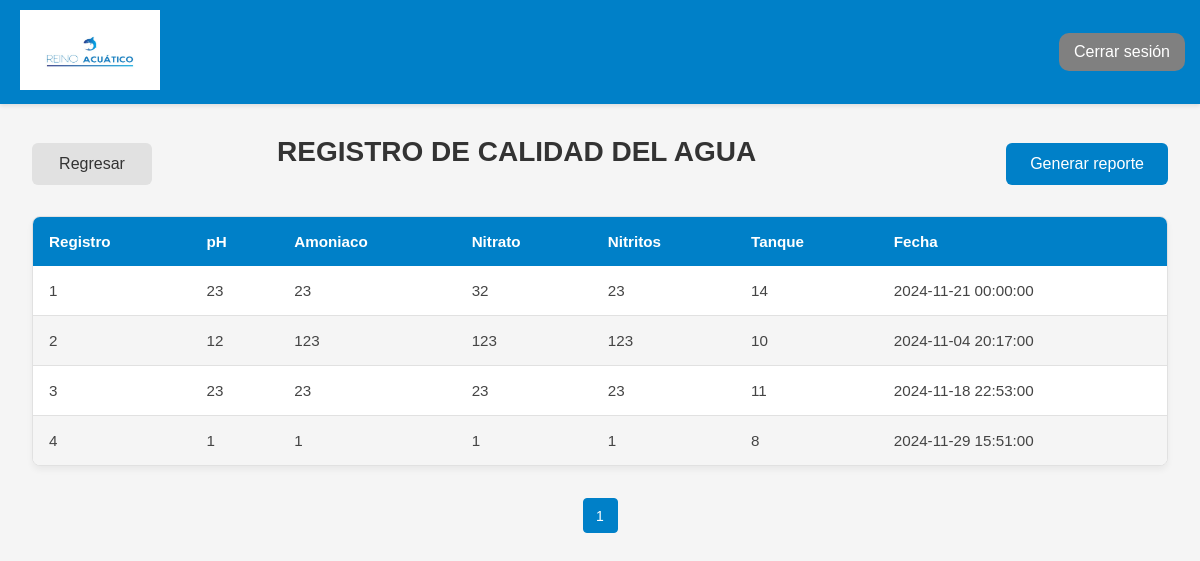
Before: /views/tabla_agua.php (signed in) with the older database file.
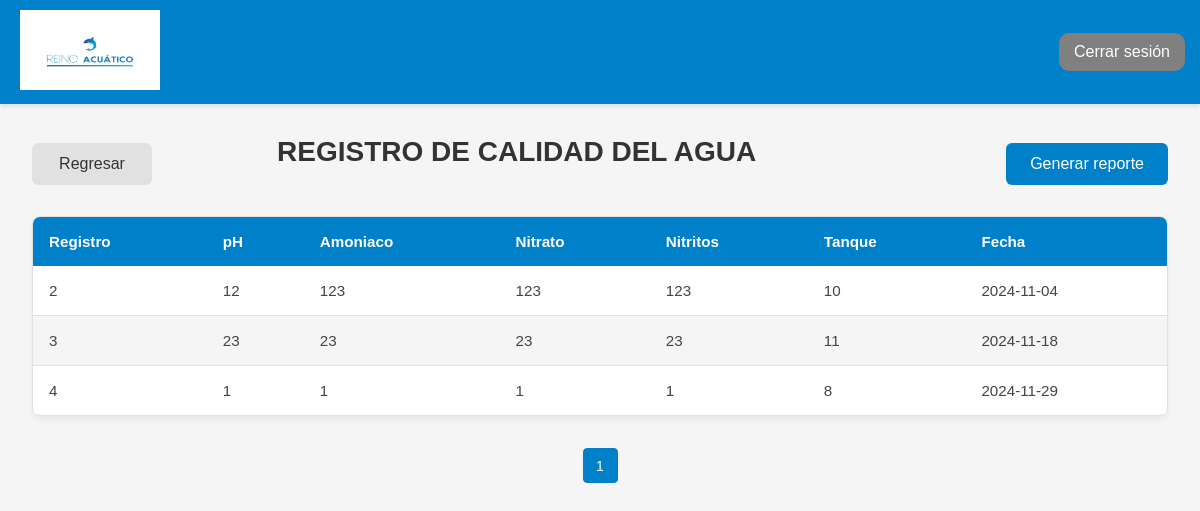
After: the same page with the newer database file.
### tables this page shows
CREATE TABLE `agua` (
  `pk_agua` smallint(6) NOT NULL,
  `ph` text NOT NULL,
  `amoniaco` text NOT NULL,
  `nitrato` text NOT NULL,
  `nitritos` text NOT NULL,
  `fk_tanque` smallint(6) NOT NULL,
  `fecha` date NOT NULL
);

### Class/clase_conexion.php (called while the page is built, shortened)
<?php
class Conexion {
    public static function conectar() {
        $servidor = "localhost";
        $usuario = "root";
        $contraseña = "";
        $nom_base_datos = "ges_acuario3";
        $conectar = new mysqli($servidor, $usuario, $contraseña, $nom_base_datos);
        return $conectar;
    }
}
?>

### views/tabla_agua.php (the view, shortened to what this page needs)
<?php
include_once '../functions/mostrar_agua.php';
$agua = new Agua();
$pagina = isset($_GET['pagina']) ? (int)$_GET['pagina'] : 1;
$porPagina = 30;
$resultado = $agua->obtener_calidad_agua_paginado($pagina, $porPagina);
?>
<!DOCTYPE html>
<html lang="es">
<head>
    <link rel="stylesheet" href="../Styles/tabla.css">
</head>
<body>
    <?php include("layout/header.php") ?>
    <div class="contenido">
        <div class="tabla">
            <div class="controles">
                <a onclick="window.location.href='panel.php'" type="button" class="btn">Regresar</a>
                <h2>REGISTRO DE CALIDAD DEL AGUA</h2><br>
                <div>
                    <a href="../fpdf/reporte_agua.php" target="_blank" class="generar-reporte">Generar reporte</a>
                </div>
            </div>
            <table>
                <thead>
                    <tr>
                        <th>Registro</th>
                        <th>pH</th>
                        <th>Amoniaco</th>
                        <th>Nitrato</th>
                        <th>Nitritos</th>
                        <th>Tanque</th>
                        <th>Fecha</th>
                    </tr>
                </thead>
                <tbody>
                <?php if (!empty($resultado['datos'])): ?>
                    <?php foreach ($resultado['datos'] as $calidad): ?>
                        <tr>
                            <td><?php echo htmlspecialchars($calidad['pk_agua']); ?></td>
                            <td><?php echo htmlspecialchars($calidad['ph']); ?></td>
                            <td><?php echo htmlspecialchars($calidad['amoniaco']); ?></td>
                            <td><?php echo htmlspecialchars($calidad['nitrato']); ?></td>
                            <td><?php echo htmlspecialchars($calidad['nitritos']); ?></td>
                            <td><?php echo htmlspecialchars($calidad['fk_tanque']); ?></td>
                            <td><?php echo htmlspecialchars($calidad['fecha']); ?></td>
                        </tr>
                    <?php endforeach; ?>
                <?php else: ?>
                    <tr>
                        <td colspan="7">No hay registros de calidad de agua.</td>
                    </tr>
                <?php endif; ?>
                </tbody>
            </table>
            <?php echo generarPaginacionAgua($resultado['totalPaginas'], $resultado['paginaActual']); ?>
        </div>
    </div>
</body>
</html>

Changed rows visible on the page:
removed agua: pk_agua "1", ph "23", amoniaco "23", nitrato "32", nitritos "23", fk_tanque "14", fecha "2024-11-21 00:00:00"
changed agua id 2: fecha "2024-11-04 20:17:00" → "2024-11-04"
changed agua id 3: fecha "2024-11-18 22:53:00" → "2024-11-18"
changed agua id 4: fecha "2024-11-29 15:51:00" → "2024-11-29"
